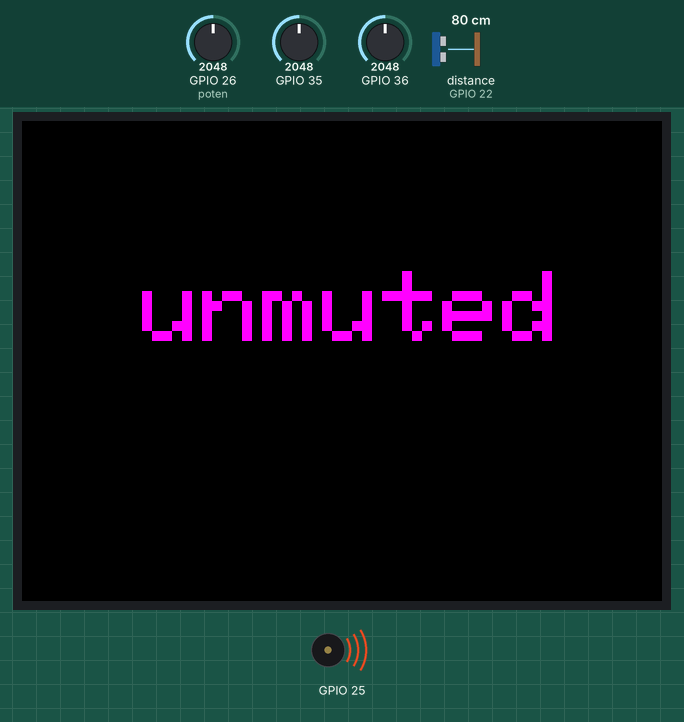
A sketch run on a simulated ESP32. Shown: 320×240 colour display, buzzer (waves = sounding). Inputs (shaded band) come from the test bench; at power-on: GPIO 26 (poten) = 2048, GPIO 35 = 2048, GPIO 36 = 2048, distance to the obstacle (sensor on GPIO 22) 80 cm. The echo pulse lasts 58.3 µs per cm; what the sketch prints to the serial monitor is not drawn.

Above: at 0.3 s.
Timing chart, 0 to 1.8 s (numbered marks = the images above):
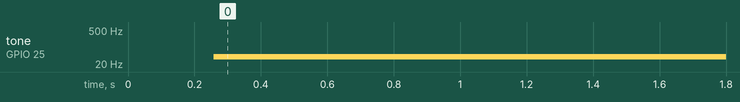

Measured:
- by itself, tone on GPIO 25: silent → 40 Hz at 0.26 s

The sketch:

Final.ino
```cpp
#include <M5Stack.h>

void setup() {
  Serial.begin(9600);
  M5.begin();
  M5.Lcd.setCursor(60, 75);
  M5.Lcd.setTextColor(PINK);
  M5.Lcd.setTextSize(5);
  M5.Lcd.print("unmuted");
}

void loop() {

  long duration, inches, cm;

  pinMode(21, OUTPUT);

  digitalWrite(21, LOW);
  delayMicroseconds(2);
  digitalWrite(21, HIGH);
  delayMicroseconds(5);
  digitalWrite(21, LOW);

  duration = pulseIn(22, HIGH);

  cm = microsecondsToCentimeters(duration);

  Serial.print(cm);
  Serial.print("cm");
  Serial.println();

  delay(100);

   int toneToPlay = 0;

  if(cm <= 35 && cm > 25){
      toneToPlay = 392;
  }
  if(cm <= 25 && cm > 15){
     toneToPlay = 349;
  }
  if(cm <= 15){
      toneToPlay = 330;
  }

  if(analogRead(35)!= 0 ){
    toneToPlay += (analogRead(35)/100);
  }

  if(analogRead(36)!= 0) {
    toneToPlay += (analogRead(36)/100);
  }

  M5.Speaker.tone(toneToPlay);


  if(poten() > 2500) {
    delay(100);
  }

  if (M5.BtnA.read() || M5.BtnB.read() || M5.BtnC.read()) {
    M5.Lcd.clear();
  }

  while (M5.BtnA.read() || M5.BtnB.read() || M5.BtnC.read()) {
     M5.Speaker.mute();
     M5.Lcd.setCursor(60, 75);
     M5.Lcd.setTextColor(PINK);
     M5.Lcd.setTextSize(5);
     M5.Lcd.print("muted");
  }

  if (M5.BtnA.wasReleased() || M5.BtnB.wasReleased() || M5.BtnC.wasReleased()) {
     M5.Lcd.clear();
     M5.Lcd.setCursor(60, 75);
     M5.Lcd.setTextColor(PINK);
     M5.Lcd.setTextSize(5);
     M5.Lcd.print("unmuted");
  }

}

long poten() {
  long val = 0;
  val = analogRead(26);
  M5.Lcd.setCursor(60, 75);
  M5.Lcd.setTextColor(PINK);
  M5.Lcd.setTextSize(5);
  return val;
}

long microsecondsToCentimeters(long microseconds) {
  return microseconds / 29 / 2;
}
```
